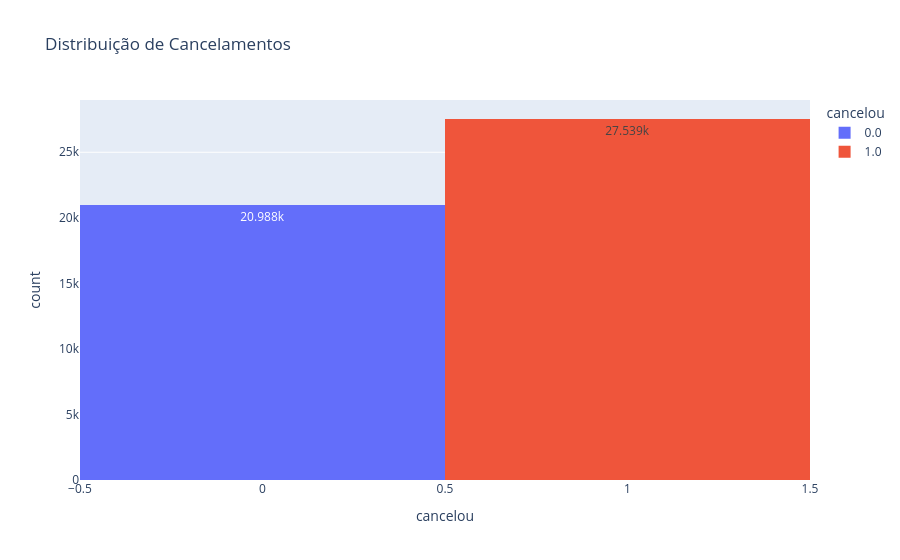

Write notebook code for a chart like this one.
### Markdown cell above
## 6. Diagnóstico Inicial: Análise da Variável Alvo

Antes de investigar as causas, precisamos quantificar a proporção de clientes que já deixaram a empresa em relação à base ativa.

`Qual é o Churn Rate?`

> Obs: esta análise considera apenas o status atual do cliente, sem recorte temporal.

### Code cell
# Taxa de Churn na Base de Dados
churn_resumo = pd.DataFrame({
    "Total": df_churn["cancelou"].value_counts(),
    "Porcentagem": df_churn["cancelou"].value_counts(normalize=True).map("{:.2%}".format)
})

print("--- Tabela de Conferência: Status da Base ---")
display(churn_resumo)

# Plotar gráfico de barras para visualizar a distribuição de cancelamentos
grafico=px.histogram(df_churn, x="cancelou", color="cancelou",text_auto=True, title=f"Distribuição de Cancelamentos")
grafico.show()

### Figure 1 — Plotly figure (JSON) as saved in the notebook; plotly's stock layout.template omitted (floating-point values rounded to 4 significant figures; data arrays with more than 128 entries replaced by an {"elided": "..."} marker saying what was removed)
{"data": [{"bingroup": "x", "hovertemplate": "cancelou=%{x}<br>count=%{y}<extra></extra>", "legendgroup": "0.0", "marker": {"color": "#636efa", "pattern": {"shape": ""}}, "name": "0.0", "orientation": "v", "showlegend": true, "texttemplate": "%{value}", "type": "histogram", "x": {"elided": "20988 float values"}, "xaxis": "x", "yaxis": "y"}, {"bingroup": "x", "hovertemplate": "cancelou=%{x}<br>count=%{y}<extra></extra>", "legendgroup": "1.0", "marker": {"color": "#EF553B", "pattern": {"shape": ""}}, "name": "1.0", "orientation": "v", "showlegend": true, "texttemplate": "%{value}", "type": "histogram", "x": {"elided": "27539 float values"}, "xaxis": "x", "yaxis": "y"}], "layout": {"barmode": "relative", "legend": {"title": {"text": "cancelou"}, "tracegroupgap": 0}, "title": {"text": "Distribuição de Cancelamentos"}, "xaxis": {"anchor": "y", "categoryarray": [0, 1], "categoryorder": "array", "domain": [0, 1], "title": {"text": "cancelou"}}, "yaxis": {"anchor": "x", "domain": [0, 1], "title": {"text": "count"}}}}
